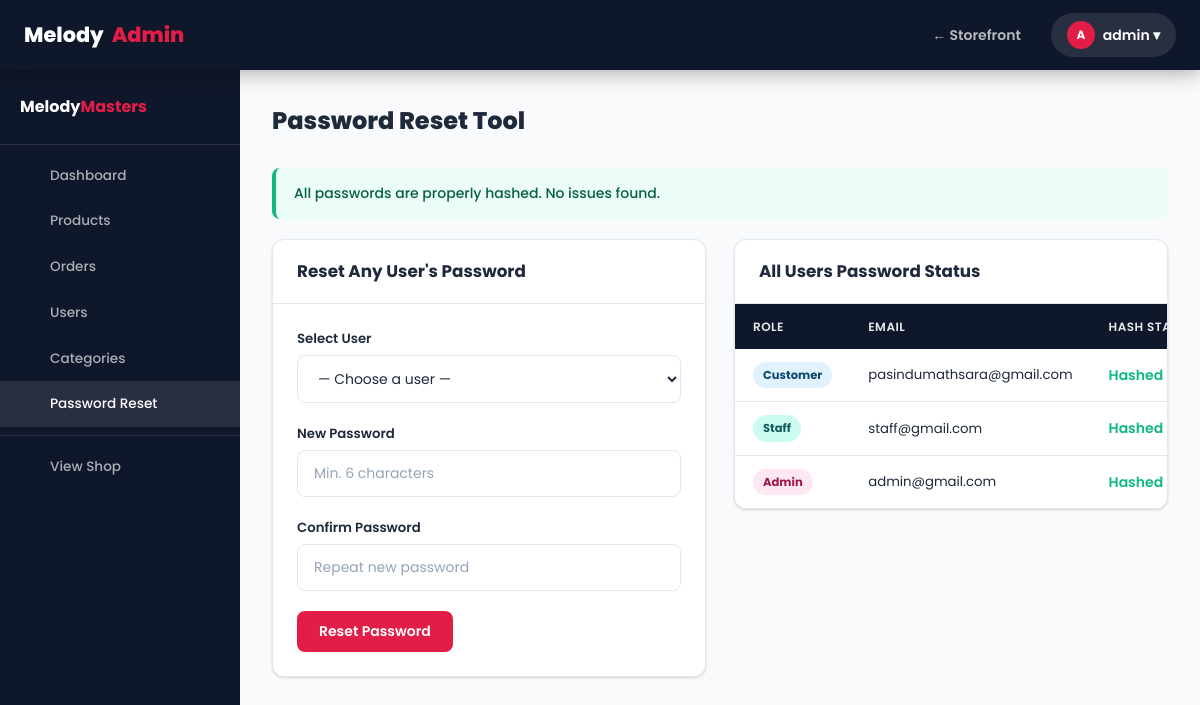
The page /admin/reset_password.php (signed in) on the database its author committed.
### tables this page shows
CREATE TABLE `users` (
  `id` int(11) NOT NULL,
  `name` varchar(100) NOT NULL,
  `email` varchar(100) NOT NULL,
  `password` varchar(255) NOT NULL,
  `role` enum('admin','staff','customer') DEFAULT 'customer',
  `created_at` timestamp NOT NULL DEFAULT current_timestamp()
);

### includes/functions.php (called while the page is built, shortened)
<?php
function sanitize(string $data): string {
    return htmlspecialchars(strip_tags(trim($data)), ENT_QUOTES, 'UTF-8');
}

### admin/reset_password.php (the view, shortened to what this page needs)
<?php
require_once '../includes/functions.php';
$autoFixed = [];
require_once 'includes/admin_header.php';
?>
<div class="admin-header-bar">
  <h1 class="admin-title"> Password Reset Tool</h1>
</div>
<?php if (!empty($autoFixed)): ?>
  <div class="alert alert-warning">
    <strong> Auto-fixed <?php echo count($autoFixed); ?> plain-text password(s):</strong>
    <ul style="margin-top:6px;margin-left:20px;font-size:.83rem;">
      <?php foreach ($autoFixed as $em): ?>
        <li><?php echo sanitize($em); ?> — password hashed (their original password still works)</li>
      <?php endforeach; ?>
    </ul>
  </div>
<?php else: ?>
  <div class="alert alert-success"> All passwords are properly hashed. No issues found.</div>
<?php endif; ?>
<div style="display:grid;grid-template-columns:1fr 1fr;gap:28px;align-items:start;">
  <div class="card">
    <div class="card-header"><span class="card-title">Reset Any User's Password</span></div>
    <div class="card-body">
      <form method="POST">
        <div class="form-group">
          <label class="form-label">Select User</label>
          <select name="user_id" class="form-control" required>
            <option value="">— Choose a user —</option>
          </select>
        </div>
        <div class="form-group">
          <label class="form-label">New Password</label>
          <input type="password" name="new_password" class="form-control"
                 placeholder="Min. 6 characters" required>
        </div>
        <div class="form-group">
          <label class="form-label">Confirm Password</label>
          <input type="password" name="confirm" class="form-control"
                 placeholder="Repeat new password" required>
        </div>
        <button type="submit" name="reset_password" class="btn btn-primary">
           Reset Password
        </button>
      </form>
    </div>
  </div>
  <div class="card">
    <div class="card-header"><span class="card-title">All Users Password Status</span></div>
    <div style="overflow-x:auto;">
      <table>
        <thead>
          <tr><th>Role</th><th>Email</th><th>Hash Status</th></tr>
        </thead>
        <tbody>
          <?php
            $conn->query("SET @row=0");
            $all = $conn->query("SELECT id, name, email, role, LEFT(password,4) AS p FROM users ORDER BY role DESC, email ASC");
            while ($u = $all->fetch_assoc()):
              $ok = ($u['p'] === '$2y$');
          ?>
            <tr>
              <td>
                <?php
                  $badgeCls = 'badge-customer';
                  if ($u['role'] === 'admin') $badgeCls = 'badge-admin';
                  if ($u['role'] === 'staff') $badgeCls = 'badge-staff';
                ?>
                <span class="badge <?php echo $badgeCls; ?>">
                  <?php echo ucfirst($u['role']); ?>
                </span>
              </td>
              <td style="font-size:.83rem;"><?php echo sanitize($u['email']); ?></td>
              <td>
                <?php if ($ok): ?>
                  <span style="color:var(--success);font-weight:600;"> Hashed</span>
                <?php else: ?>
                  <span style="color:var(--danger);font-weight:600;"> Not hashed</span>
                <?php endif; ?>
              </td>
            </tr>
          <?php endwhile; ?>
        </tbody>
      </table>
    </div>
  </div>
</div>
<?php require_once 'includes/admin_footer.php'; ?>

### assets/css/style.css (style rules this page uses)
:root { --primary: #0f172a; --primary-light: #1e293b; --accent: #e11d48; --accent-dark: #be123c; --accent-light: #fef2f2; --bg: #f8fafc; --white: #ffffff; --text: #1e293b; --muted: #64748b; --border: #e2e8f0; --success: #10b981; --success-bg: #ecfdf5; --warning: #f59e0b; --warning-bg: #fffbeb; --danger: #ef4444; --danger-bg: #fef2f2; --info: #3b82f6; --info-bg: #eff6ff; --shadow: 0 1px 3px rgba(0,0,0,.10), 0 1px 2px rgba(0,0,0,.06); --shadow-md: 0 4px 12px rgba(0,0,0,.10); --shadow-lg: 0 10px 30px rgba(0,0,0,.12); --shadow-xl: 0 20px 50px rgba(0,0,0,.15); --radius: 12px; --radius-sm: 8px; --radius-lg: 20px; --radius-full: 9999px; --transition: all .22s ease; --nav-h: 70px; }
*, *::before, *::after { margin:0; padding:0; box-sizing:border-box; }
html { scroll-behavior:smooth; }
body { font-family:'Poppins',sans-serif; background:var(--bg); color:var(--text); line-height:1.6; min-height:100vh; display:flex; flex-direction:column; }
input,select,textarea,button { font-family:inherit; }
.btn { display:inline-flex; align-items:center; justify-content:center; gap:8px; padding:10px 22px; border-radius:var(--radius-sm); font-size:.875rem; font-weight:600; cursor:pointer; transition:var(--transition); border:none; white-space:nowrap; text-decoration:none; }
.btn-primary { background:var(--accent); color:#fff; }
.alert { padding:14px 18px; border-radius:var(--radius-sm); margin-bottom:20px; font-size:.875rem; font-weight:500; border-left:4px solid transparent; display:flex; align-items:center; gap:10px; }
.alert-success { background:var(--success-bg); color:#065f46; border-color:var(--success); }
.form-group { margin-bottom:20px; }
.form-label { display:block; font-size:.83rem; font-weight:600; margin-bottom:6px; }
.form-control { width:100%; padding:12px 16px; border:1.5px solid var(--border); border-radius:var(--radius-sm); font-size:.875rem; color:var(--text); background:#fff; transition:var(--transition); outline:none; }
.form-control::placeholder { color:#94a3b8; }
.card { background:#fff; border-radius:var(--radius); box-shadow:var(--shadow); border:1px solid var(--border); overflow:hidden; }
.card-header { padding:18px 24px; border-bottom:1px solid var(--border); display:flex; align-items:center; justify-content:space-between; }
.card-title { font-size:1.05rem; font-weight:700; }
.card-body { padding:24px; }
table { width:100%; border-collapse:collapse; background:#fff; }
thead th { background:var(--primary); color:rgba(255,255,255,.9); font-size:.75rem; font-weight:600; text-transform:uppercase; letter-spacing:.5px; padding:13px 18px; text-align:left; white-space:nowrap; }
tbody tr { border-bottom:1px solid var(--border); transition:var(--transition); }
tbody tr:last-child { border-bottom:none; }
tbody td { padding:13px 18px; font-size:.875rem; vertical-align:middle; }
.badge { display:inline-flex; align-items:center; padding:4px 10px; border-radius:var(--radius-full); font-size:.72rem; font-weight:700; }
.badge-admin { background:#fce7f3; color:#9d174d; }
.badge-staff { background:#ccfbf1; color:#115e59; }
.badge-customer { background:#e0f2fe; color:#0c4a6e; }
.admin-header-bar { display:flex; align-items:center; justify-content:space-between; margin-bottom:28px; flex-wrap:wrap; gap:12px; }
.admin-title { font-size:1.5rem; font-weight:800; }

### rows shown on the page
users: role "Customer", email "pasindumathsara@gmail.com"
users: role "Staff", email "staff@gmail.com"
users: role "Admin", email "admin@gmail.com"

### other values the page prints
substr($_SESSION['user_name'],0,1) "A"
explode(' ',$_SESSION['user_name'])[0] "admin"
